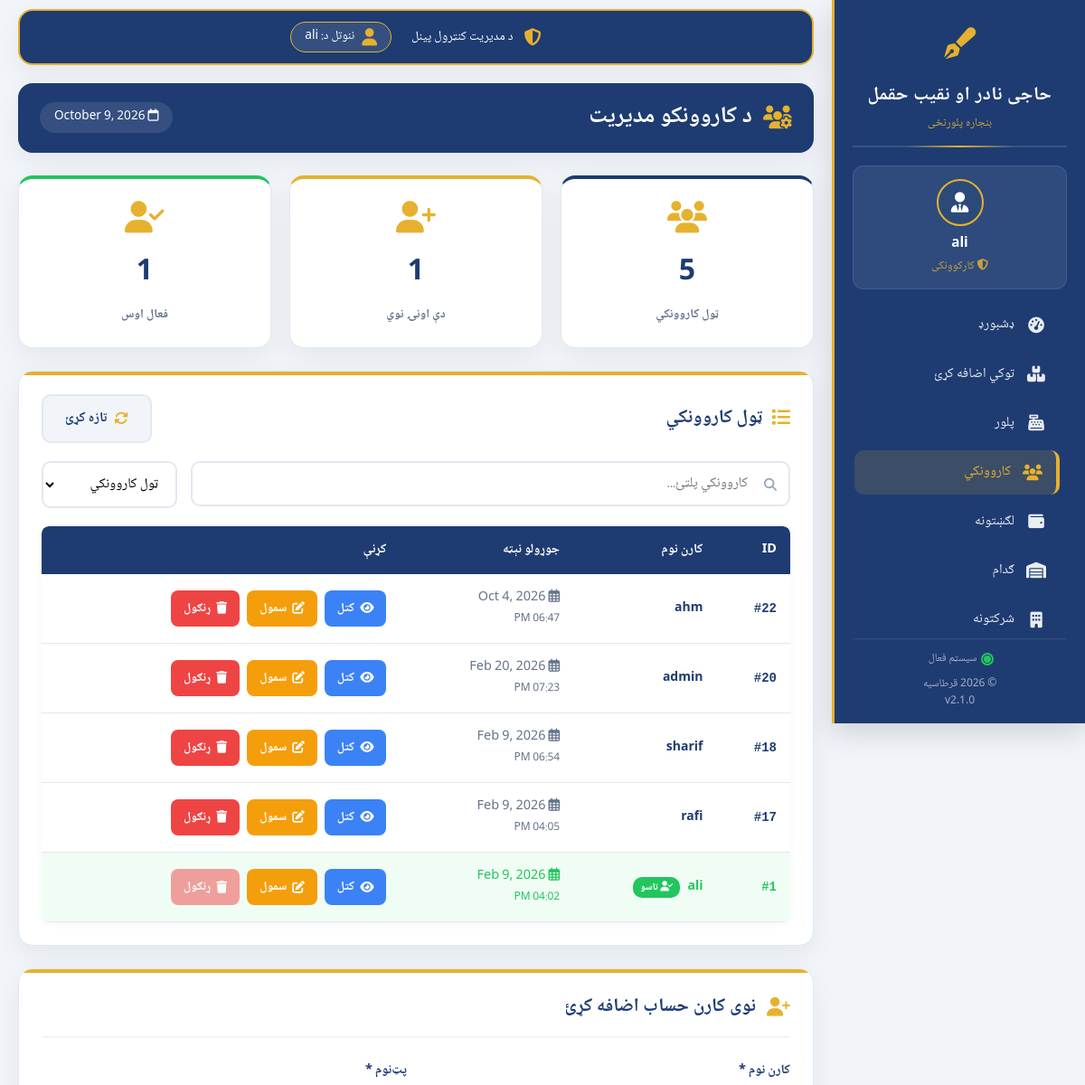
The app's page /register.php (signed in, upper part), older data.
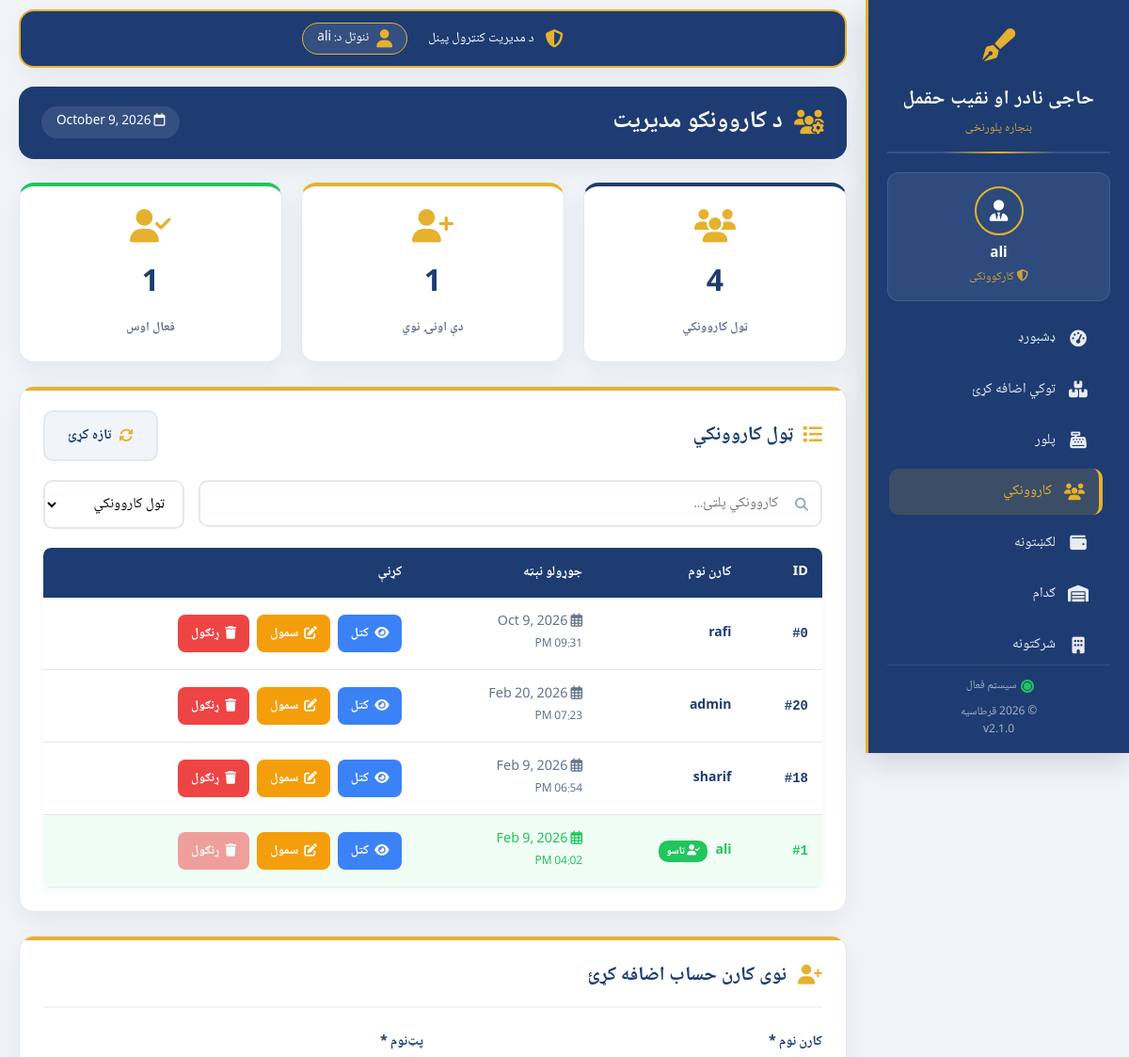
The same page, newer data.
### tables this page shows
CREATE TABLE `users` (
  `id` int(11) NOT NULL,
  `username` varchar(100) NOT NULL,
  `password` varchar(255) NOT NULL,
  `created_at` datetime DEFAULT current_timestamp()
);

### register.php (the view, shortened to what this page needs)
<?php
require_once 'db.php';
$users = [];
$users_stmt = $conn->prepare("SELECT id, username, created_at FROM users ORDER BY created_at DESC");
if($users_stmt->execute()) {
    $result = $users_stmt->get_result();
    while($row = $result->fetch_assoc()) {
        $users[] = $row;
    }
}
?>
<!DOCTYPE html>
<html lang="ps" dir="rtl">
<head>
    <link rel="stylesheet" href="https://cdnjs.cloudflare.com/ajax/libs/font-awesome/6.4.0/css/all.min.css">
</head>
<body>
    <?php include 'sidebar.php'; ?>
    <div class="main-content">
        <div class="admin-header">
            <i class="fas fa-shield-alt"></i>
            <span>د مدیریت کنټرول پینل</span>
            <span class="admin-badge-large">
                <i class="fas fa-user"></i>
                ننوتل د: <?php echo htmlspecialchars($current_user); ?>
            </span>
        </div>
        <div class="page-header">
            <h1>
                <i class="fas fa-users-cog"></i>
                د کاروونکو مدیریت
            </h1>
            <div class="today">
                <i class="far fa-calendar"></i>
                <?php echo date('F j, Y'); ?>
            </div>
        </div>
        <div class="stats-cards">
            <div class="stat-card">
                <i class="fas fa-users"></i>
                <div class="stat-number"><?php echo count($users); ?></div>
                <div class="stat-label">ټول کاروونکي</div>
            </div>
            <div class="stat-card">
                <i class="fas fa-user-plus"></i>
                <div class="stat-number"><?php echo count(array_filter($users, function($user) {
                    return strtotime($user['created_at']) > strtotime('-7 days');
                })); ?></div>
                <div class="stat-label">دې اونۍ نوي</div>
            </div>
            <div class="stat-card">
                <i class="fas fa-user-check"></i>
                <div class="stat-number">1</div>
                <div class="stat-label">فعال اوس</div>
            </div>
        </div>
        <div class="table-container">
            <div class="table-header">
                <h2><i class="fas fa-list"></i> ټول کاروونکي</h2>
                <div class="table-actions">
                    <button class="btn btn-secondary" onclick="refreshTable()">
                        <i class="fas fa-sync-alt"></i> تازه کړئ
                    </button>
                </div>
            </div>
            <div class="table-controls">
                <div class="search-box">
                    <i class="fas fa-search"></i>
                    <input type="text" id="searchInput" placeholder="کاروونکي پلټئ..." onkeyup="searchUsers()">
                </div>
                <select class="filter-select" id="filterSelect" onchange="filterUsers()">
                    <option value="all">ټول کاروونکي</option>
                </select>
            </div>
            <div class="table-wrapper">
                <?php if(count($users) > 0): ?>
                    <table class="user-table" id="usersTable">
                        <thead>
                            <tr>
                                <th>ID</th>
                                <th>کارن نوم</th>
                                <th>جوړولو نېټه</th>
                                <th>کړنې</th>
                            </tr>
                        </thead>
                        <tbody id="usersTableBody">
                            <?php foreach($users as $user): ?>
                                <tr class="<?php echo $user['id'] == $_SESSION['user_id'] ? 'current-user' : ''; ?>"
                                    data-id="<?php echo $user['id']; ?>"
                                    data-username="<?php echo htmlspecialchars($user['username']); ?>"
                                    data-created="<?php echo $user['created_at']; ?>">
                                    <td class="user-id">#<?php echo htmlspecialchars($user['id']); ?></td>
                                    <td class="username">
                                        <?php echo htmlspecialchars($user['username']); ?>
                                        <?php if($user['id'] == $_SESSION['user_id']): ?>
                                            <span class="current-badge">
                                                <i class="fas fa-user-check"></i> تاسو
                                            </span>
                                        <?php endif; ?>
                                    </td>
                                    <td class="created-at">
                                        <i class="far fa-calendar-alt"></i>
                                        <?php echo date('M j, Y', strtotime($user['created_at'])); ?>
                                        <br>
                                        <small><?php echo date('h:i A', strtotime($user['created_at'])); ?></small>
                                    </td>
                                    <td>
                                        <div class="action-buttons-table">
                                            <button class="btn-action btn-view" onclick="viewUserDetails(<?php echo $user['id']; ?>)">
                                                <i class="fas fa-eye"></i> کتل
                                            </button>
                                            <button class="btn-action btn-edit" onclick="editUser(<?php echo $user['id']; ?>)">
                                                <i class="fas fa-edit"></i> سمول
                                            </button>
                                            <?php if($user['id'] != $_SESSION['user_id']): ?>
                                                <button class="btn-action btn-delete"
                                                        onclick="confirmDelete(<?php echo $user['id']; ?>, '<?php echo htmlspecialchars($user['username']); ?>')">
                                                    <i class="fas fa-trash"></i> ړنګول
                                                </button>
                                            <?php else: ?>
                                                <button class="btn-action btn-delete" disabled>
                                                    <i class="fas fa-trash"></i> ړنګول
                                                </button>
                                            <?php endif; ?>
                                        </div>
                                    </td>
                                </tr>
                            <?php endforeach; ?>
                        </tbody>
                    </table>
                <?php endif; ?>
            </div>
        </div>
        <div class="form-container">
            <div class="form-header">
                <i class="fas fa-user-plus"></i>
                <h2>نوی کارن حساب اضافه کړئ</h2>
            </div>
            <form method="POST" id="createUserForm">
                <div class="form-grid">
                    <div class="form-group">
                        <label class="form-label">کارن نوم *</label>
                    </div>
                    <div class="form-group">
                        <label class="form-label">پټ‌نوم *</label>
                    </div>
                </div>
            </form>
        </div>
    </div>
</body>
</html>

### sidebar.php (shortened to what this page needs)
<?php
$current_user = isset($_SESSION['username']) ? $_SESSION['username'] : '';
$is_admin = ($current_user === 'admin');
?>
<link rel="stylesheet" href="https://cdnjs.cloudflare.com/ajax/libs/font-awesome/6.4.0/css/all.min.css">
<div class="sidebar" id="sidebar">
    <div class="sidebar-logo">
        <div class="logo-icon">
            <i class="fas fa-pen-fancy"></i>
        </div>
              <h2>حاجی نادر او نقیب حقمل </h1>
         <p>بنجاره پلورنحٔی  </p>
    </div>
    <div class="user-info">
        <div class="user-avatar">
            <i class="fas fa-user-tie"></i>
        </div>
        <div class="user-name">
            <?php echo !empty($current_user) ? htmlspecialchars($current_user) : 'میلمه'; ?>
        </div>
        <div class="user-role">
            <i class="fas fa-shield-alt"></i>
            <?php echo $is_admin ? 'مدیر' : 'کارکوونکی'; ?>
        </div>
    </div>
    <div class="sidebar-menu-container">
        <ul class="sidebar-menu">
            <li class="<?php echo basename($_SERVER['PHP_SELF']) == 'dashboard.php' ? 'active' : ''; ?>">
                <a href="dashboard.php"><i class="fas fa-tachometer-alt"></i> ډشبورډ</a>
            </li>
            <li class="<?php echo basename($_SERVER['PHP_SELF']) == 'products.php' ? 'active' : ''; ?>">
                <a href="products.php"><i class="fas fa-boxes"></i> توکي اضافه کړئ</a>
            </li>
            <li class="<?php echo basename($_SERVER['PHP_SELF']) == 'save.php' ? 'active' : ''; ?>">
                <a href="save.php"><i class="fas fa-cash-register"></i> پلور</a>
            </li>
            <li class="<?php echo basename($_SERVER['PHP_SELF']) == 'register.php' ? 'active' : ''; ?>">
                <a href="register.php"><i class="fas fa-users"></i> کاروونکي</a>
            </li>
            <li class="<?php echo basename($_SERVER['PHP_SELF']) == 'expenses.php' ? 'active' : ''; ?>">
                <a href="expenses.php"><i class="fas fa-wallet"></i> لګښتونه</a>
            </li>
            <li class="<?php echo basename($_SERVER['PHP_SELF']) == 'item.php' ? 'active' : ''; ?>">
                <a href="item.php"><i class="fas fa-warehouse"></i> ګدام</a>
            </li>
            <li class="<?php echo basename($_SERVER['PHP_SELF']) == 'companies.php' ? 'active' : ''; ?>">
                <a href="companies.php"><i class="fas fa-building"></i> شرکتونه</a>
            </li>
        </ul>
    </div>
    <div class="sidebar-footer">
        <div class="system-status">
            <div class="status-indicator"></div>
            <span>سیسټم فعال</span>
        </div>
        <p>© <?php echo date('Y'); ?> قرطاسیه</p>
        <p>v2.1.0</p>
    </div>
</div>

### sidebar.php (style rules this page uses)
:root { --sidebar-primary: #1e3c72; --sidebar-secondary: #2b4a7a; --sidebar-accent: #e6b12e; --sidebar-text: #ffffff; --sidebar-shadow: 0 10px 30px rgba(0, 0, 0, 0.15); --sidebar-transition: all 0.4s cubic-bezier(0.175, 0.885, 0.32, 1.275); }
* { font-family: 'Noto Naskh Arabic', 'Segoe UI', Tahoma, sans-serif; }
.sidebar { width: 280px; background: var(--sidebar-primary); color: var(--sidebar-text); height: 100vh; max-height: 100vh; padding: 25px 20px 15px; position: fixed; right: 0; top: 0; z-index: 1000; box-shadow: var(--sidebar-shadow); border-left: 3px solid var(--sidebar-accent); overflow: hidden; transform: translateX(0); transition: transform 0.5s cubic-bezier(0.175, 0.885, 0.32, 1.275); display: flex; flex-direction: column; box-sizing: border-box; }
.sidebar-logo { text-align: center; margin-bottom: 20px; padding-bottom: 15px; border-bottom: 2px solid rgba(255, 255, 255, 0.12); position: relative; flex-shrink: 0; z-index: 1; }
.sidebar-logo::after { content: ''; position: absolute; bottom: -2px; left: 25%; width: 50%; height: 2px; background: linear-gradient(90deg, transparent, var(--sidebar-accent), transparent); }
.logo-icon { font-size: 2.2rem; color: var(--sidebar-accent); margin-bottom: 8px; display: inline-block; }
.sidebar-logo h2 { color: white; font-size: 1.3rem; font-weight: 700; letter-spacing: 0.5px; margin-bottom: 3px; }
.sidebar-logo p { color: var(--sidebar-accent); font-size: 0.8rem; opacity: 0.9; }
.user-info { background: rgba(255, 255, 255, 0.08); border-radius: 12px; padding: 14px 12px; margin-bottom: 15px; text-align: center; border: 1px solid rgba(255, 255, 255, 0.1); flex-shrink: 0; z-index: 1; }
.user-avatar { width: 52px; height: 52px; border-radius: 50%; background: var(--sidebar-secondary); margin: 0 auto 8px; display: flex; align-items: center; justify-content: center; font-size: 1.4rem; color: white; border: 2px solid var(--sidebar-accent); }
.user-name { font-weight: 600; margin-bottom: 3px; font-size: 0.95rem; }
.user-role { font-size: 0.78rem; opacity: 0.85; color: var(--sidebar-accent); }
.sidebar-menu-container { flex: 1 1 auto; overflow-y: scroll; overflow-x: hidden; min-height: 0; padding-right: 8px; padding-left: 2px; z-index: 1; scrollbar-width: auto; scrollbar-color: var(--sidebar-accent) rgba(255, 255, 255, 0.1); }
.sidebar-menu { list-style: none; padding: 0; margin: 0; }
.sidebar-menu li { margin-bottom: 6px; position: relative; }
.sidebar-menu li a { color: rgba(255, 255, 255, 0.9); text-decoration: none; font-size: 0.95rem; display: flex; align-items: center; padding: 12px 14px; border-radius: 10px; transition: all 0.25s ease; position: relative; font-weight: 500; white-space: nowrap; }
.sidebar-menu li a i { margin-left: 12px; font-size: 1.1rem; width: 24px; text-align: center; flex-shrink: 0; }
.sidebar-menu li.active a { background: rgba(230, 177, 46, 0.15); color: var(--sidebar-accent); border-right: 4px solid var(--sidebar-accent); }
.sidebar-menu li.active a i { color: var(--sidebar-accent); }
.sidebar-footer { padding-top: 12px; border-top: 1px solid rgba(255, 255, 255, 0.1); text-align: center; font-size: 0.75rem; color: rgba(255, 255, 255, 0.6); flex-shrink: 0; z-index: 1; }
.system-status { display: flex; align-items: center; justify-content: center; gap: 8px; margin-bottom: 8px; }
.status-indicator { width: 8px; height: 8px; border-radius: 50%; background: #22c55e; position: relative; }
.status-indicator::after { content: ''; position: absolute; top: -3px; left: -3px; right: -3px; bottom: -3px; border-radius: 50%; border: 2px solid #22c55e; animation: pulse 2s infinite; }
.main-content { transition: margin-right 0.5s cubic-bezier(0.175, 0.885, 0.32, 1.275); }
@media (min-width: 769px) { .main-content { margin-right: 280px; } }

Row changes from the older to the newer data that the page shows:
removed users: id "22", username "ahm", created_at "Oct 4, 2026", created_at "06:47 PM"
removed users: id "17", username "rafi", created_at "Feb 9, 2026", created_at "04:05 PM"
added users: id "0", username "rafi", created_at "Oct 9, 2026", created_at "09:31 PM"
Text that changed along with them:
count($users): "5" → "4"
